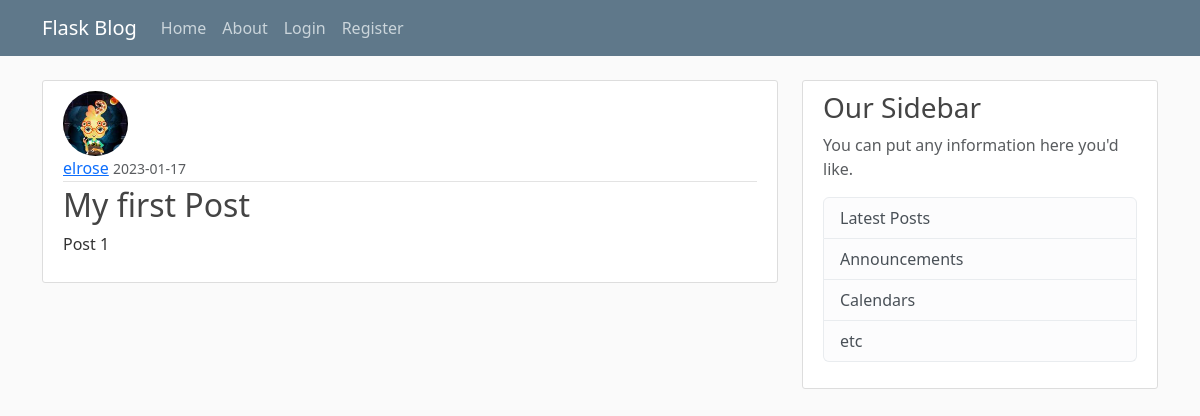
Before: /post/1 with the older database file.
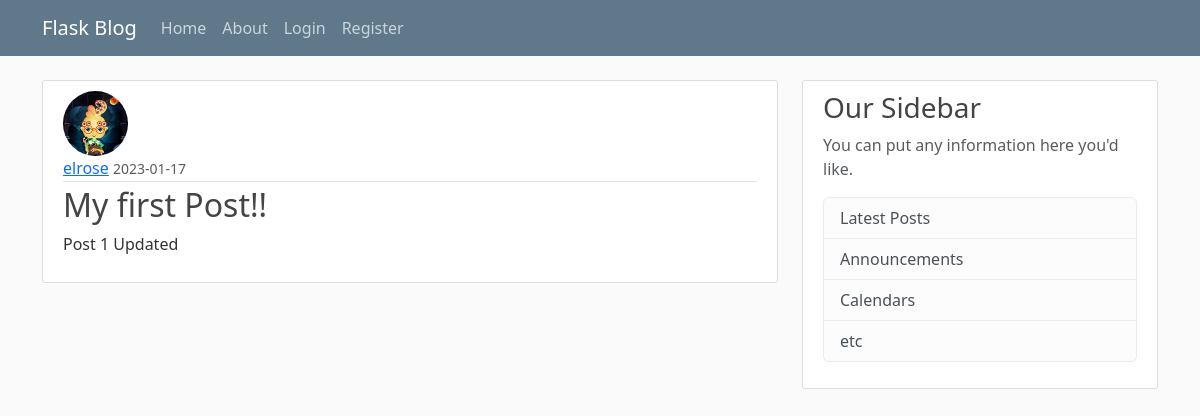
After: the same page with the newer database file.
### foodblog/models.py (models this page shows, shortened)
class Post(db.Model):
    id = db.Column(db.Integer, primary_key=True)
    title = db.Column(db.String(100), nullable=False)
    date_posted = db.Column(db.DateTime, nullable=False, default=datetime.utcnow)
    content = db.Column(db.Text, nullable=False)
    user_id = db.Column(db.Integer, db.ForeignKey('user.id'), nullable=False)

### foodblog/posts/routes.py (the view)
@posts.route("/post/<int:post_id>")
def post(post_id):
    post = Post.query.get_or_404(post_id)
    return render_template('post.html', title = post.title, post=post)

### foodblog/templates/post.html (shortened to what this page needs)
{% extends "layout.html" %}
{% block content %}
    <article class="media content-section">
      <img class="rounded-circle article-img" src="{{ url_for('static', filename='profile_pics/' + post.author.image_file) }}">
      <div class="media-body">
        <div class="article-metadata">
          <a class="mr-2" href="{{ url_for('users.user_posts', username=post.author.username) }}">{{ post.author.username }}</a>
          <small class="text-muted">{{ post.date_posted.strftime('%Y-%m-%d') }}</small>
        </div>
        <h2 class="article-title">{{ post.title }}</h2>
        <p class="article-content">{{ post.content }}</p>
      </div>
    </article>
{% endblock content %}

Changed rows visible on the page:
changed Post: title "My first Post" → "My first Post!!"; content "Post 1" → "Post 1 Updated"
